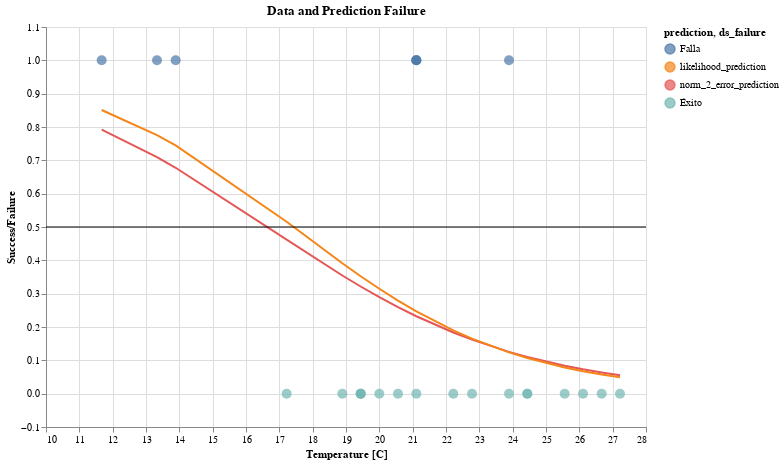

Write notebook code for a chart like this one.
### Code cell
prediction_chart = alt.Chart(predict_df).mark_line().encode(
    x=alt.X("temp_c:Q", scale=alt.Scale(zero=False), title="Temperature [C]"),
    y=alt.Y("value:Q", scale=alt.Scale(padding=0.5)),
    color="prediction:N"
)

rule = alt.Chart(pd.DataFrame({"decision_boundary": [0.5]})).mark_rule().encode(y='decision_boundary')

(prediction_chart + failure_chart + rule).properties(title="Data and Prediction Failure")

### Figure 1 — Vega-Lite specification as saved in the notebook (floating-point values rounded to 4 significant figures)
{"config": {"background": "white", "view": {"continuousWidth": 400, "continuousHeight": 300}}, "layer": [{"data": {"name": "data-5ce80f53007801999a37b611b1a43830"}, "mark": "line", "encoding": {"color": {"type": "nominal", "field": "prediction"}, "x": {"type": "quantitative", "field": "temp_c", "scale": {"zero": false}, "title": "Temperature [C]"}, "y": {"type": "quantitative", "field": "value", "scale": {"padding": 0.5}}}}, {"data": {"name": "data-2fb7a229c8f7d9b13ce371da893c47d0"}, "mark": {"type": "circle", "size": 100}, "encoding": {"color": {"type": "nominal", "field": "ds_failure"}, "x": {"type": "quantitative", "field": "temp_c", "scale": {"zero": false}, "title": "Temperature [C]"}, "y": {"type": "quantitative", "field": "is_failure", "scale": {"padding": 0.5}, "title": "Success/Failure"}}, "height": 400, "title": "Exito o Falla en lanzamiento de Challenger", "width": 600}, {"data": {"name": "data-13d9e1290c4369dbfdef9c3df0e2f780"}, "mark": "rule", "encoding": {"y": {"type": "quantitative", "field": "decision_boundary"}}}], "title": "Data and Prediction Failure", "$schema": "https://vega.github.io/schema/vega-lite/v4.8.1.json", "datasets": {"data-5ce80f53007801999a37b611b1a43830": [{"temp_c": 11.67, "prediction": "norm_2_error_prediction", "value": 0.7924}, {"temp_c": 13.33, "prediction": "norm_2_error_prediction", "value": 0.7096}, {"temp_c": 13.89, "prediction": "norm_2_error_prediction", "value": 0.6777}, {"temp_c": 17.22, "prediction": "norm_2_error_prediction", "value": 0.4624}, {"temp_c": 18.89, "prediction": "norm_2_error_prediction", "value": 0.3545}, {"temp_c": 19.44, "prediction": "norm_2_error_prediction", "value": 0.3215}, {"temp_c": 19.44, "prediction": "norm_2_error_prediction", "value": 0.3215}, {"temp_c": 19.44, "prediction": "norm_2_error_prediction", "value": 0.3215}, {"temp_c": 20.0, "prediction": "norm_2_error_prediction", "value": 0.2896}, {"temp_c": 20.56, "prediction": "norm_2_error_prediction", "value": 0.2597}, {"temp_c": 21.11, "prediction": "norm_2_error_prediction", "value": 0.2323}, {"temp_c": 21.11, "prediction": "norm_2_error_prediction", "value": 0.2323}, {"temp_c": 21.11, "prediction": "norm_2_error_prediction", "value": 0.2323}, {"temp_c": 21.11, "prediction": "norm_2_error_prediction", "value": 0.2323}, {"temp_c": 22.22, "prediction": "norm_2_error_prediction", "value": 0.1834}, {"temp_c": 22.78, "prediction": "norm_2_error_prediction", "value": 0.162}, {"temp_c": 23.89, "prediction": "norm_2_error_prediction", "value": 0.1255}, {"temp_c": 23.89, "prediction": "norm_2_error_prediction", "value": 0.1255}, {"temp_c": 24.44, "prediction": "norm_2_error_prediction", "value": 0.1101}, {"temp_c": 24.44, "prediction": "norm_2_error_prediction", "value": 0.1101}, {"temp_c": 25.56, "prediction": "norm_2_error_prediction", "value": 0.08395}, {"temp_c": 26.11, "prediction": "norm_2_error_prediction", "value": 0.07327}, {"temp_c": 26.67, "prediction": "norm_2_error_prediction", "value": 0.06369}, {"temp_c": 27.22, "prediction": "norm_2_error_prediction", "value": 0.05543}, {"temp_c": 11.67, "prediction": "likelihood_prediction", "value": 0.851}, {"temp_c": 13.33, "prediction": "likelihood_prediction", "value": 0.7756}, {"temp_c": 13.89, "prediction": "likelihood_prediction", "value": 0.7447}, {"temp_c": 17.22, "prediction": "likelihood_prediction", "value": 0.5157}, {"temp_c": 18.89, "prediction": "likelihood_prediction", "value": 0.3912}, {"temp_c": 19.44, "prediction": "likelihood_prediction", "value": 0.3523}, {"temp_c": 19.44, "prediction": "likelihood_prediction", "value": 0.3523}, {"temp_c": 19.44, "prediction": "likelihood_prediction", "value": 0.3523}, {"temp_c": 20.0, "prediction": "likelihood_prediction", "value": 0.3147}, {"temp_c": 20.56, "prediction": "likelihood_prediction", "value": 0.2793}, {"temp_c": 21.11, "prediction": "likelihood_prediction", "value": 0.2471}, {"temp_c": 21.11, "prediction": "likelihood_prediction", "value": 0.2471}, {"temp_c": 21.11, "prediction": "likelihood_prediction", "value": 0.2471}, {"temp_c": 21.11, "prediction": "likelihood_prediction", "value": 0.2471}, {"temp_c": 22.22, "prediction": "likelihood_prediction", "value": 0.19}, {"temp_c": 22.78, "prediction": "likelihood_prediction", "value": 0.1653}, {"temp_c": 23.89, "prediction": "likelihood_prediction", "value": 0.124}, {"temp_c": 23.89, "prediction": "likelihood_prediction", "value": 0.124}, {"temp_c": 24.44, "prediction": "likelihood_prediction", "value": 0.107}, {"temp_c": 24.44, "prediction": "likelihood_prediction", "value": 0.107}, {"temp_c": 25.56, "prediction": "likelihood_prediction", "value": 0.07865}, {"temp_c": 26.11, "prediction": "likelihood_prediction", "value": 0.0674}, {"temp_c": 26.67, "prediction": "likelihood_prediction", "value": 0.0575}, {"temp_c": 27.22, "prediction": "likelihood_prediction", "value": 0.04911}], "data-2fb7a229c8f7d9b13ce371da893c47d0": [{"temp_f": 53, "nm_bad_rings": 3, "temp_c": 11.67, "is_failure": 1, "ds_failure": "Falla"}, {"temp_f": 56, "nm_bad_rings": 1, "temp_c": 13.33, "is_failure": 1, "ds_failure": "Falla"}, {"temp_f": 57, "nm_bad_rings": 1, "temp_c": 13.89, "is_failure": 1, "ds_failure": "Falla"}, {"temp_f": 63, "nm_bad_rings": 0, "temp_c": 17.22, "is_failure": 0, "ds_failure": "Éxito"}, {"temp_f": 66, "nm_bad_rings": 0, "temp_c": 18.89, "is_failure": 0, "ds_failure": "Éxito"}, {"temp_f": 67, "nm_bad_rings": 0, "temp_c": 19.44, "is_failure": 0, "ds_failure": "Éxito"}, {"temp_f": 67, "nm_bad_rings": 0, "temp_c": 19.44, "is_failure": 0, "ds_failure": "Éxito"}, {"temp_f": 67, "nm_bad_rings": 0, "temp_c": 19.44, "is_failure": 0, "ds_failure": "Éxito"}, {"temp_f": 68, "nm_bad_rings": 0, "temp_c": 20.0, "is_failure": 0, "ds_failure": "Éxito"}, {"temp_f": 69, "nm_bad_rings": 0, "temp_c": 20.56, "is_failure": 0, "ds_failure": "Éxito"}, {"temp_f": 70, "nm_bad_rings": 0, "temp_c": 21.11, "is_failure": 0, "ds_failure": "Éxito"}, {"temp_f": 70, "nm_bad_rings": 1, "temp_c": 21.11, "is_failure": 1, "ds_failure": "Falla"}, {"temp_f": 70, "nm_bad_rings": 1, "temp_c": 21.11, "is_failure": 1, "ds_failure": "Falla"}, {"temp_f": 70, "nm_bad_rings": 1, "temp_c": 21.11, "is_failure": 1, "ds_failure": "Falla"}, {"temp_f": 72, "nm_bad_rings": 0, "temp_c": 22.22, "is_failure": 0, "ds_failure": "Éxito"}, {"temp_f": 73, "nm_bad_rings": 0, "temp_c": 22.78, "is_failure": 0, "ds_failure": "Éxito"}, {"temp_f": 75, "nm_bad_rings": 0, "temp_c": 23.89, "is_failure": 0, "ds_failure": "Éxito"}, {"temp_f": 75, "nm_bad_rings": 2, "temp_c": 23.89, "is_failure": 1, "ds_failure": "Falla"}, {"temp_f": 76, "nm_bad_rings": 0, "temp_c": 24.44, "is_failure": 0, "ds_failure": "Éxito"}, {"temp_f": 76, "nm_bad_rings": 0, "temp_c": 24.44, "is_failure": 0, "ds_failure": "Éxito"}, {"temp_f": 78, "nm_bad_rings": 0, "temp_c": 25.56, "is_failure": 0, "ds_failure": "Éxito"}, {"temp_f": 79, "nm_bad_rings": 0, "temp_c": 26.11, "is_failure": 0, "ds_failure": "Éxito"}, {"temp_f": 80, "nm_bad_rings": 0, "temp_c": 26.67, "is_failure": 0, "ds_failure": "Éxito"}, {"temp_f": 81, "nm_bad_rings": 0, "temp_c": 27.22, "is_failure": 0, "ds_failure": "Éxito"}], "data-13d9e1290c4369dbfdef9c3df0e2f780": [{"decision_boundary": 0.5}]}}
